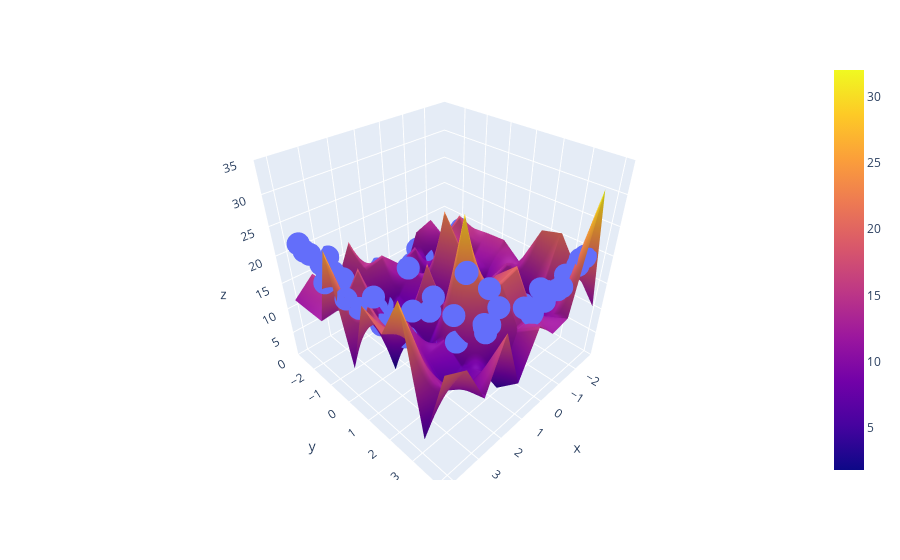

The code cell stored with this chart in its notebook:
### Code cell
fig = px.scatter_3d(x = x.ravel(),y = y.ravel(), z = z.ravel())
fig.add_trace(go.Surface(x = x_input, y= y_input, z= z_final))
fig.update_layout(scene = dict(zaxis = dict(range = [0,35])))
fig.show()
